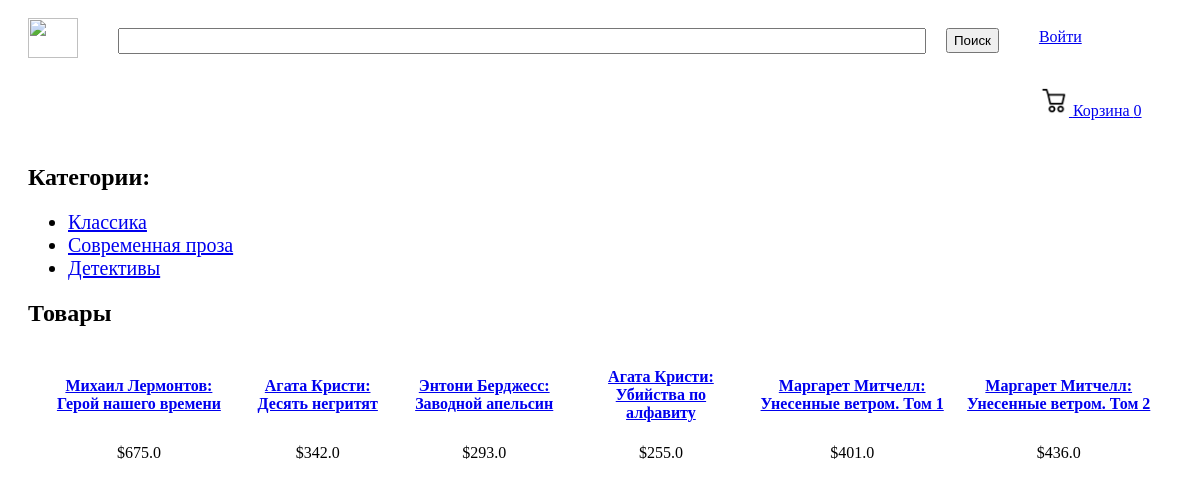
The page / on the database its author committed.
### tables this page shows
CREATE TABLE categories
		(categoryId INTEGER PRIMARY KEY,
		name TEXT
		);

CREATE TABLE products
		(productId INTEGER PRIMARY KEY,
		name TEXT,
		price REAL,
		description TEXT,
		stock INTEGER,
		categoryId INTEGER,
		FOREIGN KEY(categoryId) REFERENCES categories(categoryId)
		);

### app.py (the view)
@app.route("/")
def root():
    loggedIn, firstName, noOfItems = getLoginDetails()
    with sqlite3.connect('database.db') as conn:
        cur = conn.cursor()
        cur.execute('SELECT productId, name, price, description, stock FROM products')
        itemData = cur.fetchall()
        cur.execute('SELECT categoryId, name FROM categories')
        categoryData = cur.fetchall()
    itemData = parse(itemData)
    return render_template('home.html', itemData=itemData, loggedIn=loggedIn, firstName=firstName, noOfItems=noOfItems, categoryData=categoryData)

### app.py (called while the page is built)
def getLoginDetails():
    with sqlite3.connect('database.db') as conn:
        cur = conn.cursor()
        if 'email' not in session:
            loggedIn = False
            firstName = ''
            noOfItems = 0
        else:
            loggedIn = True
            cur.execute("SELECT userId, firstName FROM users WHERE email = '" + session['email'] + "'")
            userId, firstName = cur.fetchone()
            cur.execute("SELECT count(productId) FROM basket WHERE userId = " + str(userId))
            noOfItems = cur.fetchone()[0]
    conn.close()
    return (loggedIn, firstName, noOfItems)

def parse(data):
    ans = []
    i = 0
    while i < len(data):
        curr = []
        for j in range(7):
            if i >= len(data):
                break
            curr.append(data[i])
            i += 1
        ans.append(curr)
    return ans

### templates/home.html (shortened to what this page needs)
<!DOCTYPE HTML>
<html>
<head>
<link rel="stylesheet" href={{ url_for('static', filename='css/home.css') }} />
<link rel="stylesheet" href={{ url_for('static', filename='css/topStyle.css') }} />
</head>
<body>
<div id="title">
	<a href="/">
		<img id="logo" src= {{ url_for('static', filename='images/logo.png') }} />
	</a>
	<form>
		<input id="searchBox" type="text" name="searchQuery">
		<input id="searchButton" type="submit" value="Поиск">
	</form>
	{% if not loggedIn %}
	<div id="signInButton">
		<a class="link" href="/loginForm">Войти</a>
	</div>
	{% endif %}
	<div id="kart">
		<a class="link" href="/basket">
			<img src={{url_for('static', filename='images/shoppingCart.png')}} id="cartIcon" />
			Корзина {{noOfItems}}
		</a>
	</div>
</div>
<div class="display">
	<div class="displayCategory">
		<h2>Категории: </h2>
		<ul>
			{% for row in categoryData %}
			<li><a href="/displayCategory?categoryId={{row[0]}}">{{row[1]}}</a></li>
			{% endfor %}
		</ul>
	</div>
	<div>
		<h2>Товары</h2>
		{% for data in itemData%}
		<table>
			<tr id="productName">
				{% for row in data %}
				<td>
					<a href="/productDescription?productId={{row[0]}}">
						{{row[1]}}
					</a>
				</td>
				{% endfor %}
			</tr>
			<tr id="productPrice">
				{% for row in data %}
				<td>
					${{row[2]}}
				</td>
				{% endfor %}
			</tr>
		</table>
		{% endfor %}
	</div>
</div>
</body>
</html>

### static/css/home.css (style rules this page uses)
.display { margin-top: 20px; margin-left: 20px; margin-right: 20px; margin-bottom: 20px; }
table { border-spacing: 20px; }
#productName { text-align: center; font-weight: bold; }
#productPrice { text-align: center; }
.displayCategory ul li { font-size: 20px; }

### static/css/topStyle.css (style rules this page uses)
#logo { height: 40px; width: 50px; margin-left: 20px; margin-top: 10px; margin-bottom: 10px; margin-right: 20px; float: left; }
#title { background-color: white; display: inline-block; width: 100%; }
#searchBox { height: 20px; width: 800px; margin-left: 20px; margin-top: 20px; margin-bottom: 20px; margin-right: 20px; float: left; font-size: 1.5em; }
#searchButton { height: 25px; margin-top: 20px; margin-bottom: 20px; margin-right: 20px; float: left; }
#signInButton { color: yellow; margin-top: 20px; margin-bottom: 20px; margin-left: 20px; margin-right: 20px; float: left; }
#kart { color: white; margin-top: 20px; margin-bottom: 20px; margin-left: 20px; margin-right: 20px; float: left; }
#cartIcon { height: 30px; width: 30px; }

### rows shown on the page
categories: name "Классика"
categories: name "Современная проза"
categories: name "Детективы"
products: name "Михаил Лермонтов: Герой нашего времени", price "675.0"
products: name "Агата Кристи: Десять негритят", price "342.0"
products: name "Энтони Берджесс: Заводной апельсин", price "293.0"
products: name "Агата Кристи: Убийства по алфавиту", price "255.0"
products: name "Маргарет Митчелл: Унесенные ветром. Том 1", price "401.0"
products: name "Маргарет Митчелл: Унесенные ветром. Том 2", price "436.0"

### other values the page prints
{{ noOfItems }} "0"
